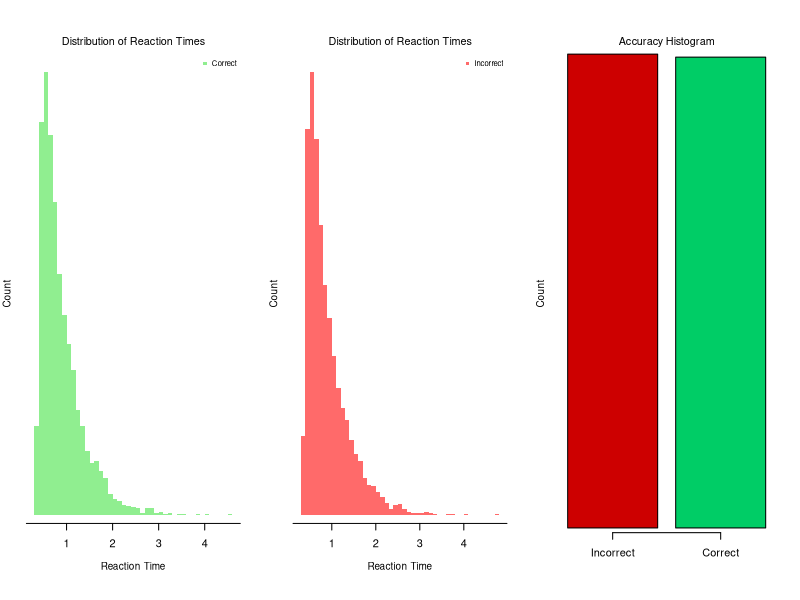

Write the R code that produced this figure.
## ---- chunk 1
knitr::opts_chunk$set(echo = TRUE)
## ---- chunk 2
# Part 1: Simulate single trial outcome
simulate_ddm <- function(a, v, dt, max_steps){
     x <- 0   
     random_dev <- rnorm(max_steps)  
     # Scale step changes by dt
     noise <- random_dev * sqrt(dt)
     drift <- v * dt
     
     for(i in 2:max_steps){
        this_step = drift + noise[i]
        x = x + this_step
        if(abs(x)>=(a/2)){  break  }
     }
     output <- list("RT" = (i+1)*dt, "C"  = x)
     return(output)
}

# Part 2: Simulate over 'n' trials
wdmrnd <- function(a,v,t,n){
    dt = 0.001
    max_steps = 10 / dt
    rt = rep(NA,n)
    accuracy = rep(NA,n)
    
    for(i in 1:n){
        X <- simulate_ddm(a, v, dt, max_steps)
        rt[i] <- X$RT 
        if(X$C>0){  accuracy[i] <- 1
          }else{    accuracy[i] <- 0  }
    }

    rt = rt + t
    output <- data.frame("RT" = rt, "Accuracy" = accuracy)
    return(output)
}
## ---- chunk 3
a = 1.50
v = 0.00
t = 0.30
n = 10000

data <- wdmrnd(a, v, t, n)
rt <- data$RT
accuracy <- data$Accuracy
## ---- chunk 4
par(mfrow = c(1, 3), 
    mar =c(5.1,2,4.1,2),
    bty = "o")

hist(rt[accuracy==1], ann=F, axes=F, breaks=50, col="lightgreen",
     border=NA)
mtext("Distribution of Reaction Times", 3, cex=0.65, line=0.5)
mtext("Reaction Time", 1, cex=0.6, line=2)
mtext("Count", 2, cex=0.6, line=1)
legend("topright", col="lightgreen", "Correct", pch=15, cex=0.7, bty="n")
axis(1,c(0:5),line=-0.7)

hist(rt[accuracy==0], ann=F, axes=F, breaks=50, col="indianred1",
     border=NA)
mtext("Distribution of Reaction Times", 3, cex=0.65, line=0.5)
mtext("Reaction Time", 1, cex=0.6, line=2)
mtext("Count", 2, cex=0.6, line=1)
legend("topright", col="indianred1", "Incorrect", pch=15, cex=0.7, bty="n")
axis(1,c(0:5),line=-0.7)

barplot(c(sum(1-accuracy),sum(accuracy)), ann=F, axes=F,
        col=c("red3","springgreen3"))
mtext("Accuracy Histogram", 3, cex=0.65, line=0.5)
mtext("Count", 2, cex=0.6, line=1)
axis(1,c(0.7,1.9),c("Incorrect","Correct"))
## ---- chunk 5
################################################################
####    Auxiliary functions   ##################################
################################################################

# A function to print the settings used in the simulation
design_summary = function(settings){
          cat("========== EZBHDDM Design Parameters: =======\n")
          cat("Number of Participants:    ", settings$nPart,"\n")
          cat("Trials Per Person:",settings$nTrials,"\n")
          cat("Priors:\n")
          t(settings$prior)
}

# A function to load and print default prior values
default_priors <- function(Show=TRUE){
    prior <- data.frame("bound_mean_mean" = 1.50,
                        "bound_mean_sdev" = 0.20,
                        "drift_mean_mean" = 0.00,
                        "drift_mean_sdev" = 0.50,
                        "nondt_mean_mean" = 0.30,
                        "nondt_mean_sdev" = 0.06,
                        "bound_sdev_lower" = 0.10,
                        "bound_sdev_upper" = 0.20,
                        "drift_sdev_lower" = 0.20,
                        "drift_sdev_upper" = 0.40,
                        "nondt_sdev_lower" = 0.01,
                        "nondt_sdev_upper" = 0.05)
    if(Show){
          cat("========== EZBHDDM Priors: ===============\n")
          cat("Bound Mean Mean:   ", prior$bound_mean_mean,"\n")
          cat("Bound Mean Std Dev:",prior$bound_mean_sdev,"\n")
          cat("Drift Mean Mean:   ",prior$drift_mean_mean,"\n")
          cat("Drift Mean Std Dev:",prior$drift_mean_sdev,"\n")
          cat("Non-decision Time Mean Mean:",prior$nondt_mean_mean,"\n")
          cat("Non-decision Time Mean Std: ", prior$nondt_mean_sdev,"\n")
          cat("Bound Std Dev Shape:",prior$bound_sdev_lower,"\n")
          cat("Bound Std Dev Scale:",prior$bound_sdev_upper,"\n")
          cat("Drift Std Dev Shape:",prior$drift_sdev_lower,"\n")
          cat("Drift Std Dev Scale:",prior$drift_sdev_upper,"\n")
          cat("Non-decision Time Shape:",prior$nondt_sdev_lower,"\n")
          cat("Non-decision Time Scale:",prior$nondt_sdev_upper,"\n")
    }
  return(prior)
}

# A function to write the JAGS model using the prior values
write_JAGSmodel <- function(prior,fileName = "EZHBDDM.bug"){
      fileName <- "EZHBDDM.bug"
      
      opening <- "model{"
      prior.bound_m <- paste("          bound_mean ~ dnorm(", prior$bound_mean_mean,",pow(",prior$bound_mean_sdev,",-2))T(0.10,3.00)", sep="")
      prior.drift_m <- paste("          drift_mean ~ dnorm(", prior$drift_mean_mean,",pow(",prior$drift_mean_sdev,",-2))T(-3.00,3.00)", sep="")
      prior.nondt_m <- paste("          nondt_mean ~ dnorm(", prior$nondt_mean_mean,",pow(",prior$nondt_mean_sdev,",-2))T(0.05,1.00)", sep="")
      prior.bound_sd <- paste("          bound_sdev ~ dunif(", prior$bound_sdev_lower,",",prior$bound_sdev_upper,")", sep="")
      prior.drift_sd <- paste("          drift_sdev ~ dunif(", prior$drift_sdev_lower,",",prior$drift_sdev_upper,")", sep="")
      prior.nondt_sd <- paste("          nondt_sdev ~ dunif(", prior$nondt_sdev_lower,",",prior$nondt_sdev_upper,")", sep="")
      content <-"
              # Sampling model
              for (p in 1:nParticipants){
                  bound[p] ~ dnorm(bound_mean, pow(bound_sdev, -2))T(0.10,3.00)
                  drift[p] ~ dnorm(drift_mean, pow(drift_sdev, -2))T(-3.00,3.00)
                  nondt[p] ~ dnorm(nondt_mean, pow(nondt_sdev, -2))T(0.05,1.00)
                  
                  # Forward equations from EZ Diffusion
                  ey[p]  = exp(-bound[p] * drift[p])
                  Pc[p]  = 1 / (1 + ey[p])
                  PRT[p] = 2 * pow(drift[p], 3) / bound[p] * pow(ey[p] + 1, 2) / (2 * -bound[p] * drift[p] * ey[p] - ey[p]*ey[p] + 1)
                  MDT[p] = (bound[p] / (2 * drift[p])) * (1 - ey[p]) / (1 + ey[p])
                  MRT[p] = MDT[p] + nondt[p]
              
                  # Loss functions using MRT, PRT, and Pc
                  meanRT[p]  ~ dnorm(MRT[p], PRT[p] * correct[p])
                  varRT[p]   ~ dnorm(1/PRT[p], 0.5 * correct[p] * PRT[p] * PRT[p])
                  correct[p] ~ dbin(Pc[p], nTrialsPerPerson)
              }
      }"
      
      final_file <- file(fileName)
            writeLines(c(opening,prior.bound_m,prior.drift_m,prior.nondt_m,
                         prior.bound_sd,prior.drift_sd,prior.nondt_sd,content),
                       final_file)
      close(final_file)
}
## ---- chunk 6
################################################################
####    Basic functions       ##################################
################################################################

# Sample 'true' parameter values from the priors specified
sample_parameters <- function(settings){
    prior <- settings$prior
    nP <- settings$nP
    bound_mean <- rnorm(1,prior$bound_mean_mean,prior$bound_mean_sdev)
    drift_mean <- rnorm(1,prior$drift_mean_mean,prior$drift_mean_sdev)
    nondt_mean <- rnorm(1,prior$nondt_mean_mean,prior$nondt_mean_sdev)
    bound_sdev <- runif(1,prior$bound_sdev_lower,prior$bound_sdev_upper)
    drift_sdev <- runif(1,prior$drift_sdev_lower,prior$drift_sdev_upper)
    nondt_sdev <- runif(1,prior$nondt_sdev_lower,prior$nondt_sdev_upper)
    bound <- rnorm(nP,bound_mean, bound_sdev)
    drift <- rnorm(nP,drift_mean, drift_sdev)
    nondt <- rnorm(nP,nondt_mean, nondt_sdev)
    
    parameter_set <- list("bound_mean" = bound_mean, "drift_mean" = drift_mean,
                          "nondt_mean" = nondt_mean, "bound_sdev" = bound_sdev,
                          "drift_sdev" = drift_sdev, "nondt_sdev" = nondt_sdev,
                          "bound" = bound,   "drift" = drift,   "nondt" = nondt)
    
  return(parameter_set)
}

# Sample data using simulation settings and parameter values sampled
sample_data <- function(settings, parameter_set){
  nObs = settings$nPart*settings$nTrials
  data = matrix(NA,ncol=3,nrow=nObs)
  data[,1] = rep(1:settings$nPart, each=settings$nTrials)
  for(i in 1:settings$nP){
      this.sub <- which(data[,1]==i)
      temp <- wdmrnd(a = parameter_set$bound[i], 
                     v = parameter_set$drift[i], 
                     t = parameter_set$nondt[i], 
                     n = settings$nT[i])
      data[this.sub,2] = temp$C
      data[this.sub,3] = temp$RT
  }
  colnames(data) <- c("sub", "choice", "rt")
  return(data)
}
## ---- chunk 7

